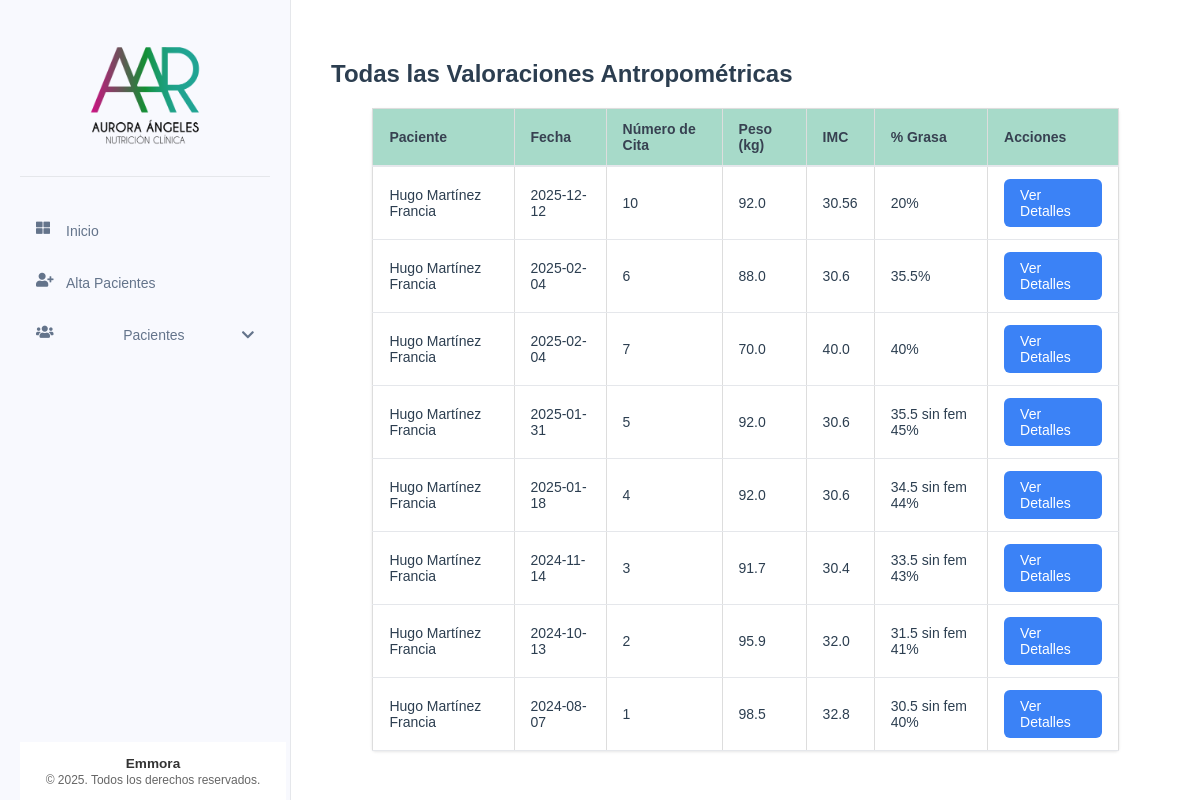
The page /valoraciones/ on the database its author committed.
### tables this page shows
CREATE TABLE valoracion_antropometrica (
    id INTEGER PRIMARY KEY AUTOINCREMENT,
    paciente_id INTEGER NOT NULL,
    numero_cita INTEGER NOT NULL,
    fecha DATE NOT NULL,
    estatura FLOAT NOT NULL,
    peso FLOAT NOT NULL,
    imc FLOAT NOT NULL,
    grasa FLOAT NOT NULL,
    cintura FLOAT NOT NULL,
    torax FLOAT NOT NULL,
    brazo FLOAT NOT NULL,
    cadera FLOAT NOT NULL,
    pierna FLOAT NOT NULL,
    pantorrilla FLOAT NOT NULL,
    tension_arterial TEXT NOT NULL,
    frecuencia_cardiaca INTEGER NOT NULL,
    bicep FLOAT NOT NULL,
    tricep FLOAT NOT NULL,
    suprailiaco FLOAT NOT NULL,
    subescapular FLOAT NOT NULL,
    femoral FLOAT,
    porcentaje_grasa TEXT NOT NULL,
    --porcentaje_grasa_fem FLOAT NOT NULL,
    ultima_dieta TEXT,
    FOREIGN KEY (paciente_id) REFERENCES pacientes (id)
);

CREATE TABLE pacientes (
    id INTEGER PRIMARY KEY AUTOINCREMENT,
    nombre TEXT NOT NULL,
    apellido_paterno TEXT NOT NULL,
    apellido_materno TEXT NOT NULL,
    fecha_nacimiento DATE NOT NULL,
    telefono TEXT NOT NULL,
    correo TEXT UNIQUE NOT NULL,
    ciudad TEXT NOT NULL,
    fecha_registro TIMESTAMP DEFAULT CURRENT_TIMESTAMP,
    status TEXT NOT NULL DEFAULT 'activo' CHECK (status IN ('activo', 'inactivo'))
);

### app/controllers/valoracion_antropometrica.py (the view)
@valoracion.route('/')
def todas_valoraciones():
    valoraciones = ValoracionAntropometrica.obtener_todas()
    return render_template('valoraciones/todas_valoraciones.html', valoraciones=valoraciones)

### app/db.py (called while the page is built)
def get_db():
    if 'db' not in g:
        g.db = sqlite3.connect(
            'pacientes.db',
            detect_types=sqlite3.PARSE_DECLTYPES
        )
        g.db.row_factory = sqlite3.Row
    return g.db

def query_db(query, args=(), one=False):
    cur = get_db().execute(query, args)
    rv = cur.fetchall()
    cur.close()
    return (rv[0] if rv else None) if one else rv

### app/models/valoracion_antropometrica.py (called while the page is built)
    @staticmethod
    def obtener_todas():
        return query_db('''
            SELECT va.*, p.nombre, p.apellido_paterno, p.apellido_materno
            FROM valoracion_antropometrica va
            JOIN pacientes p ON va.paciente_id = p.id
            ORDER BY va.fecha DESC
        ''')

### app/templates/valoraciones/todas_valoraciones.html (shortened to what this page needs)
{% extends "base/base.html" %}
{% block content %}
<div class="valoracion-container">
    <h2>Todas las Valoraciones Antropométricas</h2>
    <table class="table">
        <thead>
            <tr>
                <th class="table__header">Paciente</th>
                <th class="table__header">Fecha</th>
                <th class="table__header">Número de Cita</th>
                <th class="table__header">Peso (kg)</th>
                <th class="table__header">IMC</th>
                <th class="table__header">% Grasa</th>
                <th class="table__header">Acciones</th>
            </tr>
        </thead>
        <tbody>
            {% for valoracion in valoraciones %}
            <tr>
                <td class="table__cell">{{ valoracion['nombre'] }} {{ valoracion['apellido_paterno'] }} {{ valoracion['apellido_materno'] }}</td>
                <td class="table__cell">{{ valoracion['fecha'] }}</td>
                <td class="table__cell">{{ valoracion['numero_cita'] }}</td>
                <td class="table__cell">{{ valoracion['peso'] }}</td>
                <td class="table__cell">{{ valoracion['imc'] }}</td>
                <td class="table__cell">{{ valoracion['porcentaje_grasa'] }}%</td>
                <td class="table__cell">
                    <a href="{{ url_for('valoracion.lista_valoraciones', paciente_id=valoracion['paciente_id']) }}" class="action-button">Ver Detalles</a>
                </td>
            </tr>
            {% endfor %}
        </tbody>
    </table>
</div>
{% endblock %}

### app/templates/base/base.html (shortened to what this page needs)
<!DOCTYPE html>
<html lang="es">
<head>
    <link rel="stylesheet" href="{{ url_for('static', filename='css/components/base.css') }}">
    <link rel="stylesheet" href="{{ url_for('static', filename='css/components/_forms.css') }}">
    <link rel="stylesheet" href="{{ url_for('static', filename='css/components/_tables.css') }}">
    <link rel="stylesheet" href="{{ url_for('static', filename='css/components/_buttons.css') }}">
    <link rel="stylesheet" href="{{ url_for('static', filename='css/components/_cards.css') }}">
    <link rel="stylesheet" href="{{ url_for('static', filename='css/components/_tabs.css') }}">
    <link rel="stylesheet" href="{{ url_for('static', filename='css/components/_modal.css') }}">
    <link rel="stylesheet" href="{{ url_for('static', filename='css/components/_sidebar.css') }}">
    <link rel="stylesheet" href="{{ url_for('static', filename='css/style.css') }}">
    <link href="https://cdnjs.cloudflare.com/ajax/libs/font-awesome/5.15.3/css/all.min.css" rel="stylesheet">
</head>
<body>
    <div class="container" x-data="{ menuOpen: false }">
        <nav class="sidebar">
            <div class="sidebar__header">
                <img src="{{ url_for('static', filename='img/logos/logo.png') }}"
                        alt="Sistema de Pacientes"
                        class="sidebar__logo"
                        onerror="this.onerror=null; this.src='{{ url_for('static', filename='img/logos/default-logo.png') }}'">
            </div>
            <ul class="sidebar__list">
                <li class="sidebar__item">
                    <a href="{{ url_for('main.index') }}" class="sidebar__link">
                        <i class="fas fa-th-large sidebar__icon"></i> Inicio
                    </a>
                </li>
                <li class="sidebar__item">
                    <a href="{{ url_for('pacientes.nuevo_paciente') }}" class="sidebar__link">
                        <i class="fas fa-user-plus sidebar__icon"></i> Alta Pacientes
                    </a>
                </li>
                <li class="sidebar__item" x-data="{ open: false }">
                    <a @click="open = !open" class="sidebar__link sidebar__dropdown">
                        <i class="fas fa-users sidebar__icon"></i> Pacientes
                        <i class="fas fa-chevron-down sidebar__icon-arrow"
                           :class="{ 'rotate-180': open }"></i>
                    </a>
                </li>
            </ul>
            <div class="sidebar-footer">
                <div class="footer-content">
                    <p>Emmora</p>
                    <p>&copy; 2025. Todos los derechos reservados.</p>
                </div>
            </div>
        </nav>
        <main class="content">
            {% block content %}{% endblock %}
        </main>
    </div>
</body>
</html>

### app/static/css/components/base.css (style rules this page uses)
.sidebar__header { padding: 1rem; text-align: center; border-bottom: 1px solid rgba(255, 255, 255, 0.1); min-height: 80px; display: flex; align-items: center; justify-content: center; }
.sidebar__logo { max-width: 150px; height: auto; display: block; margin: 0 auto; }

### app/static/css/components/_tables.css (style rules this page uses)
.table { width: 100%; border-collapse: collapse; margin-bottom: 1rem; }
.table__header { background-color: #f8f9fa; padding: 12px; text-align: left; border-bottom: 2px solid #dee2e6; }
.table__cell { padding: 12px; border-bottom: 1px solid #dee2e6; }

### app/static/css/components/_buttons.css (style rules this page uses)
.action-button { display: inline-flex; align-items: center; gap: 0.5rem; padding: 8px 16px; background-color: #3498db; color: white; border: none; border-radius: 4px; text-decoration: none; cursor: pointer; transition: background-color 0.3s; }

### app/static/css/components/_sidebar.css (style rules this page uses)
.sidebar-footer { position: fixed; bottom: 0; width: 250px; padding: 0.5rem; border-top: 1px solid rgba(255, 255, 255, 0.1); background-color: #fff; z-index: 100; }
.footer-content { text-align: center; color: #666; font-size: 0.75rem; padding: 5px 0; }
.footer-content p { margin: 0; line-height: 1.2; }
.footer-content p:first-child { font-weight: 600; font-size: 0.85rem; color: #333; }
.sidebar__list { margin-bottom: 60px; }

### app/static/css/style.css (style rules this page uses)
body { font-family: Arial, sans-serif; margin: 0; padding: 0; color: #2c3e50; }
.container { display: flex; min-height: 100vh; }
.sidebar { width: 250px; background-color: #f8f9fe; padding: 20px; transition: all 0.3s ease; border-right: 1px solid #e5e7eb; }
.sidebar__list { list-style-type: none; padding: 0; margin-top: 2rem; }
.sidebar__item { margin-bottom: 0.5rem; }
.sidebar__link { text-decoration: none; color: #64748b; display: flex; align-items: center; padding: 0.75rem 1rem; border-radius: 0.5rem; transition: all 0.3s ease; font-size: 0.875rem; }
.sidebar__icon { margin-right: 10px; width: 20px; height: 20px; display: flex; align-items: center; justify-content: center; }
.sidebar__header { padding: 1rem; text-align: center; border-bottom: 1px solid #e5e7eb; margin-bottom: 1.5rem; }
.sidebar__logo { max-width: 150px; height: auto; display: block; margin: 0 auto; }
.content { flex: 1; padding: 20px; background-color: #fff; }
.table { width: 100%; border-collapse: collapse; margin: 20px 0; font-size: 16px; text-align: left; }
.table__header, .table__cell { border: 1px solid #ddd; padding: 8px; text-align: left; }
.table__header { background-color: #f2f2f2; }
.table { max-width: 90%; background-color: white; margin: 0 auto; box-shadow: 0 1px 3px rgba(0, 0, 0, 0.1); border-radius: 4px; }
.table__header { padding: 12px 16px; text-align: left; font-weight: 600; font-size: 0.875rem; color: #374151; background-color: #119b6e5e; border-bottom: 2px solid #e5e7eb; }
.table__cell { padding: 12px 16px; font-size: 0.875rem; border-bottom: 1px solid #e5e7eb; }
.action-button { display: inline-flex; align-items: center; padding: 0.5rem 1rem; font-size: 0.875rem; font-weight: 500; border-radius: 0.375rem; background-color: #3b82f6; color: white; text-decoration: none; transition: background-color 0.2s; }
.valoracion-container { max-width: 1200px; margin: 0 auto; padding: 20px; background-color: #fff; }
.action-button { display: inline-flex; align-items: center; gap: 0.5rem; padding: 0.5rem 1rem; background-color: #3b82f6; color: white; border-radius: 0.375rem; text-decoration: none; font-size: 0.875rem; font-weight: 500; transition: background-color 0.2s; }
.sidebar__dropdown { cursor: pointer; display: flex; justify-content: space-between; align-items: center; }
.sidebar__icon-arrow { transition: transform 0.3s ease; }

### rows shown on the page
valoracion_antropometrica: nombre "Hugo", apellido_paterno "Martínez", apellido_materno "Francia", fecha "2025-12-12", numero_cita "10", peso "92.0", imc "30.56", porcentaje_grasa "20"
valoracion_antropometrica: nombre "Hugo", apellido_paterno "Martínez", apellido_materno "Francia", fecha "2025-02-04", numero_cita "6", peso "88.0", imc "30.6", porcentaje_grasa "35.5"
valoracion_antropometrica: nombre "Hugo", apellido_paterno "Martínez", apellido_materno "Francia", fecha "2025-02-04", numero_cita "7", peso "70.0", imc "40.0", porcentaje_grasa "40"
valoracion_antropometrica: nombre "Hugo", apellido_paterno "Martínez", apellido_materno "Francia", fecha "2025-01-31", numero_cita "5", peso "92.0", imc "30.6", porcentaje_grasa "35.5 sin fem 45"
valoracion_antropometrica: nombre "Hugo", apellido_paterno "Martínez", apellido_materno "Francia", fecha "2025-01-18", numero_cita "4", peso "92.0", imc "30.6", porcentaje_grasa "34.5 sin fem 44"
valoracion_antropometrica: nombre "Hugo", apellido_paterno "Martínez", apellido_materno "Francia", fecha "2024-11-14", numero_cita "3", peso "91.7", imc "30.4", porcentaje_grasa "33.5 sin fem 43"
valoracion_antropometrica: nombre "Hugo", apellido_paterno "Martínez", apellido_materno "Francia", fecha "2024-10-13", numero_cita "2", peso "95.9", imc "32.0", porcentaje_grasa "31.5 sin fem 41"
valoracion_antropometrica: nombre "Hugo", apellido_paterno "Martínez", apellido_materno "Francia", fecha "2024-08-07", numero_cita "1", peso "98.5", imc "32.8", porcentaje_grasa "30.5 sin fem 40"
